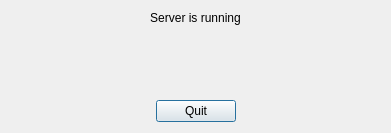
<?xml version="1.0" encoding="UTF-8"?>
<ui version="4.0">
 <class>MServer</class>
 <widget class="QDialog" name="MServer">
  <property name="geometry">
   <rect>
    <x>0</x>
    <y>0</y>
    <width>277</width>
    <height>133</height>
   </rect>
  </property>
  <property name="windowTitle">
   <string>MServer</string>
  </property>
  <layout class="QGridLayout" name="gridLayout">
   <item row="0" column="0">
    <layout class="QVBoxLayout" name="verticalLayout">
     <item>
      <widget class="QLabel" name="label">
       <property name="layoutDirection">
        <enum>Qt::LeftToRight</enum>
       </property>
       <property name="text">
        <string>Server is running</string>
       </property>
       <property name="alignment">
        <set>Qt::AlignCenter</set>
       </property>
      </widget>
     </item>
     <item>
      <spacer name="verticalSpacer">
       <property name="orientation">
        <enum>Qt::Vertical</enum>
       </property>
       <property name="sizeHint" stdset="0">
        <size>
         <width>369</width>
         <height>13</height>
        </size>
       </property>
      </spacer>
     </item>
     <item>
      <widget class="QLabel" name="ipLabel">
       <property name="text">
        <string/>
       </property>
       <property name="alignment">
        <set>Qt::AlignCenter</set>
       </property>
      </widget>
     </item>
     <item>
      <spacer name="verticalSpacer_2">
       <property name="orientation">
        <enum>Qt::Vertical</enum>
       </property>
       <property name="sizeHint" stdset="0">
        <size>
         <width>20</width>
         <height>16</height>
        </size>
       </property>
      </spacer>
     </item>
     <item>
      <layout class="QHBoxLayout" name="horizontalLayout">
       <item>
        <spacer name="horizontalSpacer">
         <property name="orientation">
          <enum>Qt::Horizontal</enum>
         </property>
         <property name="sizeHint" stdset="0">
          <size>
           <width>40</width>
           <height>20</height>
          </size>
         </property>
        </spacer>
       </item>
       <item>
        <widget class="QPushButton" name="quitButton">
         <property name="text">
          <string>Quit</string>
         </property>
        </widget>
       </item>
       <item>
        <spacer name="horizontalSpacer_2">
         <property name="orientation">
          <enum>Qt::Horizontal</enum>
         </property>
         <property name="sizeHint" stdset="0">
          <size>
           <width>40</width>
           <height>20</height>
          </size>
         </property>
        </spacer>
       </item>
      </layout>
     </item>
    </layout>
   </item>
  </layout>
 </widget>
 <layoutdefault spacing="6" margin="11"/>
 <resources/>
 <connections>
  <connection>
   <sender>quitButton</sender>
   <signal>clicked()</signal>
   <receiver>MServer</receiver>
   <slot>close()</slot>
   <hints>
    <hint type="sourcelabel">
     <x>194</x>
     <y>99</y>
    </hint>
    <hint type="destinationlabel">
     <x>197</x>
     <y>61</y>
    </hint>
   </hints>
  </connection>
 </connections>
 <designerdata>
  <property name="gridDeltaX">
   <number>2</number>
  </property>
  <property name="gridDeltaY">
   <number>2</number>
  </property>
  <property name="gridSnapX">
   <bool>true</bool>
  </property>
  <property name="gridSnapY">
   <bool>true</bool>
  </property>
  <property name="gridVisible">
   <bool>true</bool>
  </property>
 </designerdata>
</ui>
